Frame 1 (no input): blank canvas, image omitted
Frame 60 (the mouse pressed at the canvas centre just before this capture): blank canvas, image omitted
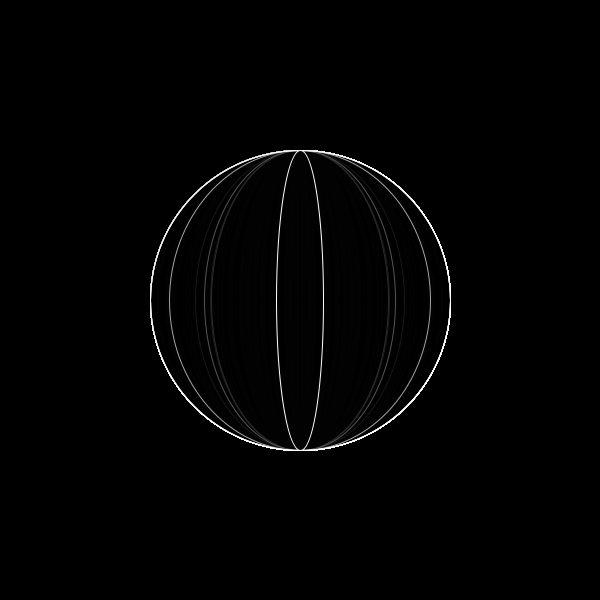
Frame 120 (the mouse held since frame 60 and released just before this capture)

The Processing sketch whose frames 1 and 60 were blank and that drew this single picture after the mouse press (run headless with seeded random() and noise(); from frame 60 on, the mouse is pressed at the canvas centre):

// Processing sketch: processing_3479
// ── processing_3479.pde

float a=0;float b=0;void setup(){size(600,600);background(0);}void draw(){a=mouseX;b=mouseY;smooth();stroke(255);fill(0,50);ellipse(300,300,b,b);ellipse(300,300,b,a);ellipse(300,300,random(a),b);}
